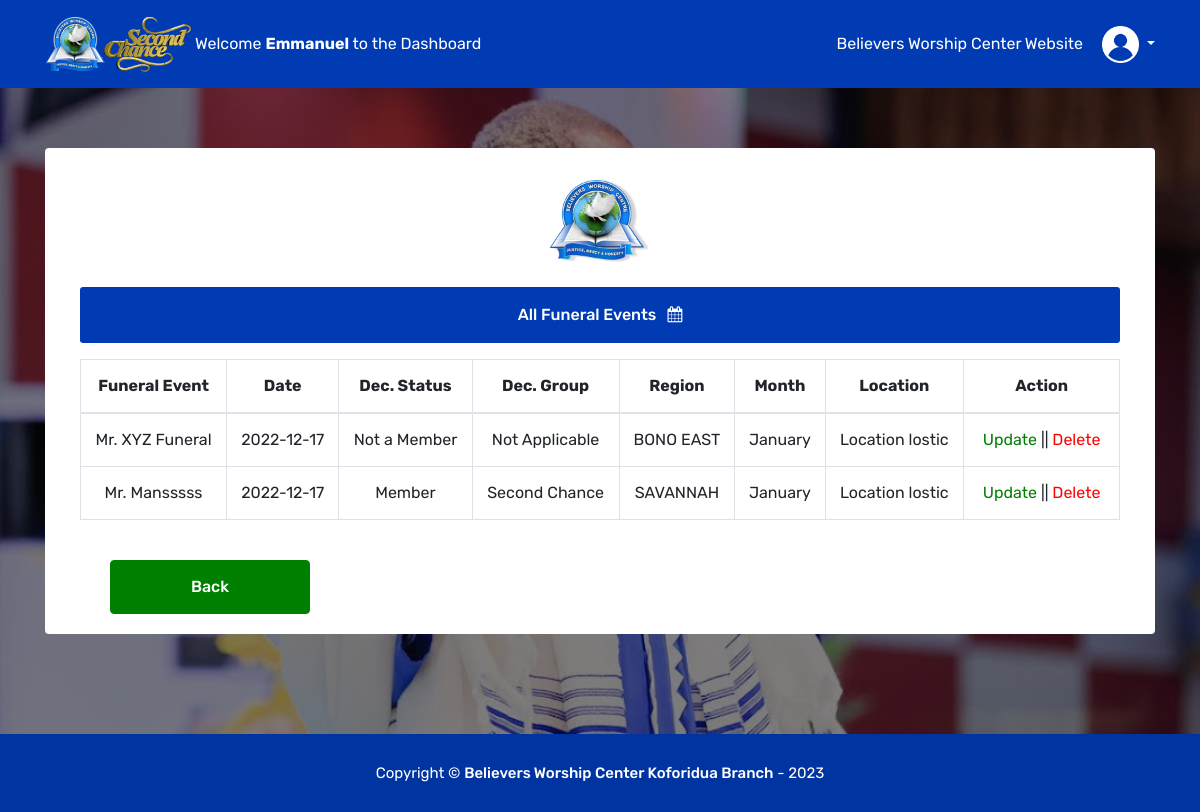
Before: /users/funeralevents.php (signed in) with the older database file.
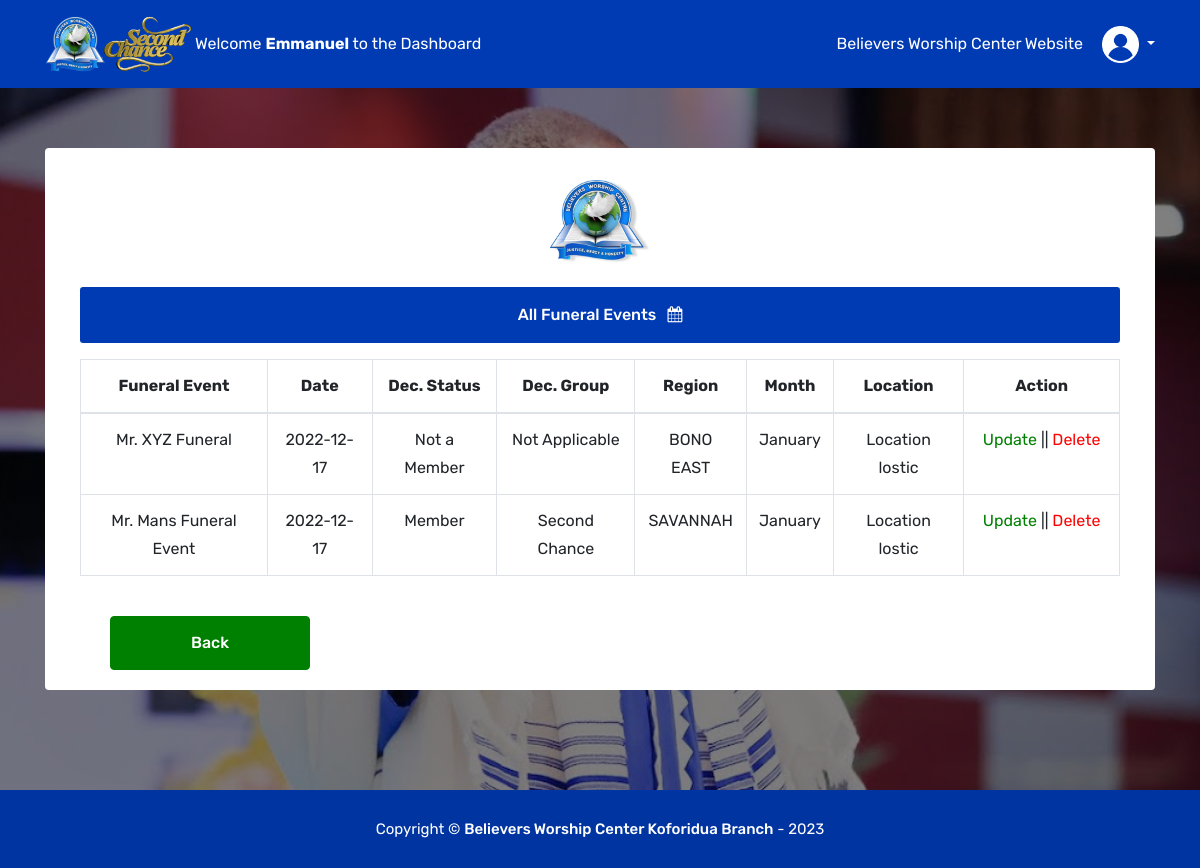
After: the same page with the newer database file.
### tables this page shows
CREATE TABLE `funerals` (
  `funeral_id` int(10) NOT NULL,
  `funeral_name` varchar(100) NOT NULL,
  `funeral_date` date NOT NULL,
  `deceased_status` varchar(100) NOT NULL,
  `deceased_group` varchar(100) NOT NULL,
  `funeral_region` varchar(100) NOT NULL,
  `funeral_month` varchar(100) NOT NULL,
  `funeral_location` varchar(100) NOT NULL,
  `AdminID` int(10) NOT NULL,
  `AddedBy` varchar(100) NOT NULL,
  `UpdatedBy` varchar(100) DEFAULT NULL,
  `update_date` date DEFAULT NULL
);

### users/funeralevents.php (the view, shortened to what this page needs)
<!DOCTYPE html>
<html lang="en">
	<head>
  <link rel="stylesheet" href="../css/all.min.css" />
  <link rel="stylesheet" href="../css/bootstrap.min.css" />
  <link rel="stylesheet" href="../css/owl.carousel.min.css" />
  <link rel="stylesheet" href="../css/jquery.fancybox.min.css" />
  <link rel="stylesheet" href="../css/nice-select.css" />
  <link rel="stylesheet" href="../css/style.css" />
  <link rel="stylesheet" href="../css/font-awesome-4.7.0/css/font-awesome.min.css" />
  <link rel="stylesheet" href="../css/custom.css" />
	</head>
	<body class="home-one">
		<header class="header" style="background-color: #003bb3">
		<div class="container d-flex align-items-center">
		<a class="" href="index.html">
			<img src="../images/bwcLogo.png" style="width: 150px;" alt="" />
		</a>
		<span style="color:white;">Welcome <strong><?php echo $_SESSION['user']['Username']; ?></strong> to the Dashboard</span>
		<nav class="primary-menu">
			<ul>
			<li><a href="https://www.bwcghana.org/" style="font-size: 16px;">Believers Worship Center Website</a></li>
			<li>
				<div class="dropdown" >
					<button class="dropbtn dropdown-toggle"
						data-toggle="dropdown" style="background-color:transparent;border:none;">
						<img src="../images/user.png" style="width: 37px; display: inline-block;" alt="" />
					</button>
				</div>
			</li>
			</ul>
		</nav>
		</div>
  </header>
  <section class="bannerv7a">
		<div class="container d-flex justify-content-center">
			<div class="card col-lg-12 mt-5" style="border: none;margin-bottom: 0;">
				<div class="card-body">
					<div style="display: flex;justify-content: center;align-items: center;">
					</div>
						<div class="form-row">
							<div class="col-12">
								<div class="row" style="display: flex; align-items: center;justify-content: center;">
									<img src="../images/bwcLogoHome.png" style="width:100px;">
								</div>
								<div class="form-header mt-4" style="background-color: #003bb3; border-radius: 0.2rem">
									<h6 class="mt-2 text-center">
										All Funeral Events &nbsp; <i class="fa fa-calendar" style="color:white;" aria-hidden="true"></i>
									</h6>
								</div>
							</div>
							<div class="col-12 mt-3">
								<div id="trans-table" class="table-responsive">
								<?php
									$conn = mysqli_connect('localhost','root','','koforiduabwc');
									$sql="SELECT * FROM `funerals`";
									if($result=$conn->query($sql))
										{
											$output = '<table class="table table-hover table-bordered text-center">
												<thead>
													<tr>
													<th scope="col">Funeral Event </th>
													<th scope="col">Date</th>
													<th scope="col">Dec. Status</th>
													<th scope="col">Dec. Group</th>
													<th scope="col">Region</th>
													<th scope="col">Month</th>
													<th scope="col">Location</th>
													<th scope="col" style="width:15%">Action</th>
													</tr>
												</thead>
													';
											while($row=$result->fetch_assoc()){
												$fid = $row["funeral_id"];
												$fname = $row["funeral_name"];
												$fdate = $row["funeral_date"];
												$dstatus = $row["deceased_status"];
												$dgroup= $row["deceased_group"];
												$fregion = $row["funeral_region"];
												$fmonth = $row["funeral_month"];
												$flocation = $row["funeral_location"];
												$output .= '
													<tr>
													<td>'.$fname.'</td>
													<td>'.$fdate.'</td>
													<td>'.$dstatus.'</td>
													<td>'.$dgroup.'</td>
													<td>'.$fregion.'</td>
													<td>'.$fmonth.'</td>
													<td>'.$flocation.'</td>
													<td><a href="updateFuneralEvent.php?anykey='.$fid.'" style="color:green;">Update</a> ||
													<a href="deleteFuneralEvent.php?anykey='.$fid.'" style="color:red;">Delete</a></td>
													</tr>
													';
											}
											$output .= '</table>';
											echo $output;
										}
									?>
							</div>
							<div class="form-group mt-4 col-6 mb-5 text-center">
								<div class="col-3">
									<button type="button" class="btn btn-primary btn-block" id="button3"
										name="madd" onclick=" window.location.href='funerals.php'" style="background-color: green; border-color: green;float:left;">
										Back
									</button>
								</div>
							</div>
						</div>
				</div>
			</div>
		</div>
	</section>
<footer class="footer">
		<div class="foo-btm">
			<div class="container">
				<div class="row">
					<div class="col-md-12">
						<div class="copyright text-center">
							Copyright &copy; <a href="/">Believers Worship Center Koforidua Branch</a> -
						</div>
					</div>
				</div>
			</div>
		</div>
</footer>
	<link rel="stylesheet" href="https://cdnjs.cloudflare.com/ajax/libs/intl-tel-input/16.0.8/css/intlTelInput.css" />
</body>
</html>

Changed rows visible on the page:
changed funerals "Member": funeral_name "Mr. Mansssss" → "Mr. Mans Funeral Event"
